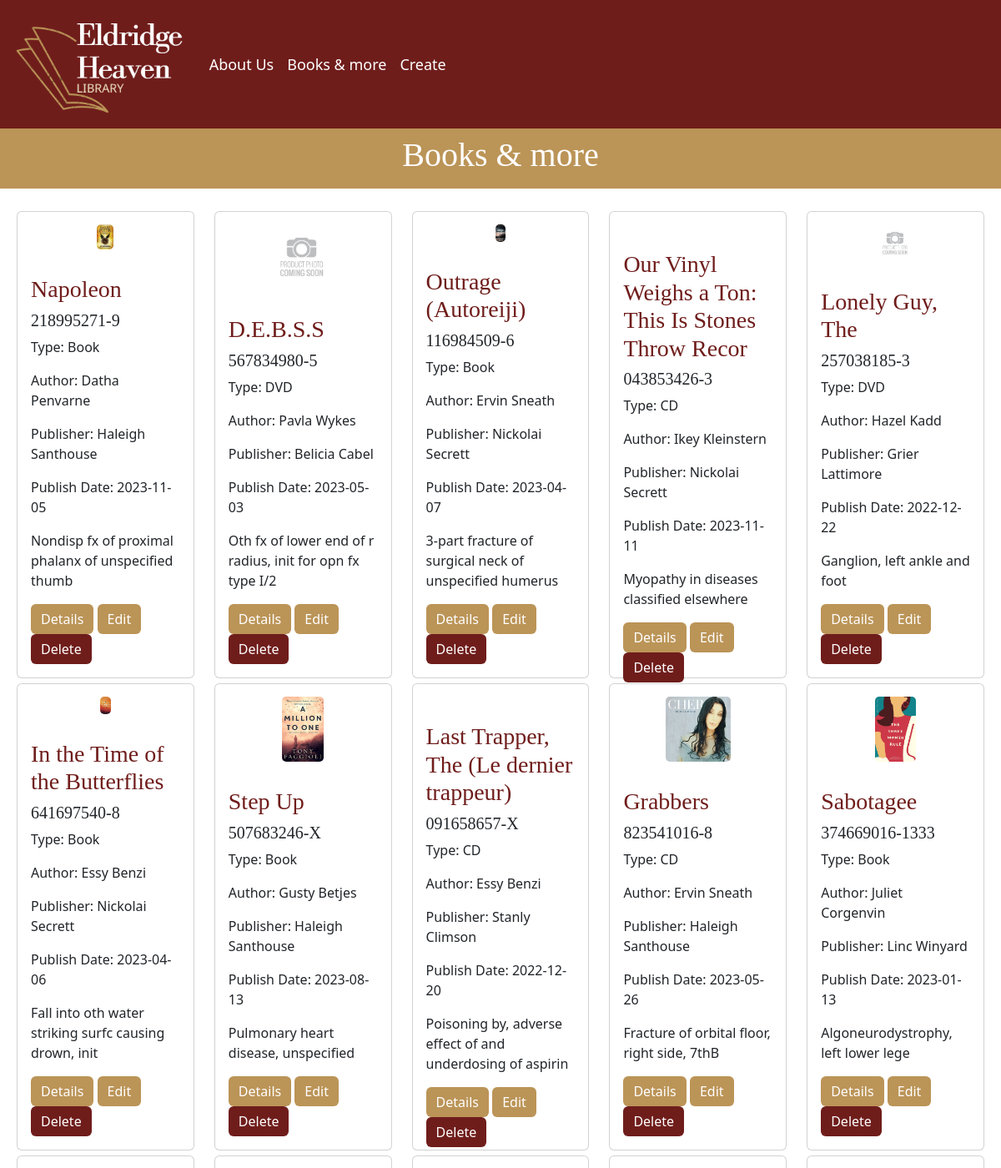
The page /stock.php (upper part) on the database its author committed.
### tables this page shows
CREATE TABLE `stock` (
  `id_stock` int(11) NOT NULL,
  `title` varchar(50) NOT NULL,
  `img` varchar(50) DEFAULT NULL,
  `isbn` varchar(50) NOT NULL,
  `description` varchar(265) DEFAULT NULL,
  `fk_type` int(11) NOT NULL,
  `fk_author` int(11) NOT NULL,
  `fk_publisher` int(11) NOT NULL,
  `publish_date` date NOT NULL
);

CREATE TABLE `type` (
  `id_type` int(11) NOT NULL,
  `type` varchar(50) DEFAULT NULL
);

CREATE TABLE `author` (
  `id_author` int(11) NOT NULL,
  `first_name` varchar(50) DEFAULT NULL,
  `last_name` varchar(50) DEFAULT NULL
);

CREATE TABLE `publisher` (
  `id_publisher` int(11) NOT NULL,
  `first_name` varchar(50) DEFAULT NULL,
  `last_name` varchar(50) DEFAULT NULL,
  `address` varchar(50) DEFAULT NULL,
  `city` varchar(50) DEFAULT NULL
);

### stock.php (the view, shortened to what this page needs)
<?php
    require_once 'components/db_connect.php';
    $sql = "SELECT stock.*,
                    type.type AS typeName,
                    author.first_name AS authorFirstName,
                    author.last_name AS authorLastName,
                    publisher.first_name AS publisherFirstName,
                    publisher.last_name AS publisherLastName
            FROM `stock`
            INNER JOIN `type` ON stock.fk_type = type.id_type
            INNER JOIN `author` ON stock.fk_author = author.id_author
            INNER JOIN `publisher` ON stock.fk_publisher = publisher.id_publisher";
    $result = mysqli_query($conn, $sql);
    $cards = "";
    if(mysqli_num_rows($result) > 0) {
        while($row = mysqli_fetch_assoc($result)) {
            $cards .= "
            <div>
                <div class='card'>
                    <div id='img'>
                        <img src='assets/$row[img]' class='card-img' alt=''>
                    </div>
                    <div class='card-body'>
                        <h3>$row[title]</h3>
                        <h5>$row[isbn]</h5>
                        <p class='card-text'>Type: {$row["typeName"]}</p>
                        <p class='card-text'>Author: {$row["authorFirstName"]} {$row["authorLastName"]}</p>
                        <p class='card-text'>Publisher: {$row["publisherFirstName"]} {$row["publisherLastName"]}</p>
                        <p class='card-text'>Publish Date: $row[publish_date]</p>
                        <p class='card-text'>$row[description]</p>
                        <a href='details.php?id=$row[id_stock]' class='btn btn-primary'>Details</a>
                        <a href='update.php?id=$row[id_stock]' class='btn btn-warning'>Edit</a>
                        <a href='delete.php?id=$row[id_stock]' class='btn btn-danger delete'>Delete</a>
                    </div>
                </div>
            </div>
            ";
        }
    } else {
        $cards = "no data found";
    }
?>
<!DOCTYPE html>
<html lang="en">
<head>
    <link href="https://cdn.jsdelivr.net/npm/bootstrap@5.3.2/dist/css/bootstrap.min.css" rel="stylesheet">
    <link rel="stylesheet" href="CSS/style.css">
</head>
<body>
    <?php require_once 'components/navbar.php'; ?>
    <div class='stock'>
        <div class='headline'>
            <h1>Books & more</h1>
        </div>
        <div class='row row-cols-xl-5 row-cols-lg-4 row-cols-md-2 row-cols-sm-2 row-cols-xs-1' id='result'>
            <?= $cards ?>
        </div>
    </div>
</body>
</html>

### CSS/style.css (style rules this page uses)
.headline { display: flex; justify-content: center; align-items: center; padding: 1vh; width: 100%; background-color: #BB9457; }
h3 { font-family: 'Source Serif 4', serif; color: #6F1D1B; }
h5 { font-family: 'Source Serif 4', serif; }
.headline h1 { font-family: 'Source Serif 4', serif; color: white; }
.stock { display: flex; justify-content: center; align-items: center; flex-direction: column; }
.stock .row { margin: 3vh 1vh; display: flex; flex-wrap: wrap; justify-content: space-between; }
.stock .card { height: 70vh; margin: 3px 0; }
.stock .row .card #img { padding: 15px; display: flex; justify-content: center; align-items: center; height: 40vh; overflow: hidden; width: 100%; }
.stock .row .card #img .card-img { height: 100%; object-fit: contain; width: auto; }
.stock .row .card .card-body .btn { background-color: #BB9457; border: none; color: white; }
.stock .row .card .card-body .delete { background-color: #6F1D1B; border: none; color: white; }

### rows shown on the page
stock: img (picture), title "Napoleon", isbn "218995271-9", fk_type.type "Book", fk_author.first_name "Datha", fk_author.last_name "Penvarne", fk_publisher.first_name "Haleigh", fk_publisher.last_name "Santhouse", publish_date "2023-11-05", description "Nondisp fx of proximal phalanx of unspecified thumb"
stock: img (picture), title "D.E.B.S.S", isbn "567834980-5", fk_type.type "DVD", fk_author.first_name "Pavla", fk_author.last_name "Wykes", fk_publisher.first_name "Belicia", fk_publisher.last_name "Cabel", publish_date "2023-05-03", description "Oth fx of lower end of r radius, init for opn fx type I/2"
stock: img (picture), title "Outrage (Autoreiji)", isbn "116984509-6", fk_type.type "Book", fk_author.first_name "Ervin", fk_author.last_name "Sneath", fk_publisher.first_name "Nickolai", fk_publisher.last_name "Secrett", publish_date "2023-04-07", description "3-part fracture of surgical neck of unspecified humerus"
stock: title "Our Vinyl Weighs a Ton: This Is Stones Throw Recor", isbn "043853426-3", fk_type.type "CD", fk_author.first_name "Ikey", fk_author.last_name "Kleinstern", fk_publisher.first_name "Nickolai", fk_publisher.last_name "Secrett", publish_date "2023-11-11", description "Myopathy in diseases classified elsewhere"
stock: img (picture), title "Lonely Guy, The", isbn "257038185-3", fk_type.type "DVD", fk_author.first_name "Hazel", fk_author.last_name "Kadd", fk_publisher.first_name "Grier", fk_publisher.last_name "Lattimore", publish_date "2022-12-22", description "Ganglion, left ankle and foot"
stock: img (picture), title "In the Time of the Butterflies", isbn "641697540-8", fk_type.type "Book", fk_author.first_name "Essy", fk_author.last_name "Benzi", fk_publisher.first_name "Nickolai", fk_publisher.last_name "Secrett", publish_date "2023-04-06", description "Fall into oth water striking surfc causing drown, init"
stock: img (picture), title "Step Up", isbn "507683246-X", fk_type.type "Book", fk_author.first_name "Gusty", fk_author.last_name "Betjes", fk_publisher.first_name "Haleigh", fk_publisher.last_name "Santhouse", publish_date "2023-08-13", description "Pulmonary heart disease, unspecified"
stock: title "Last Trapper, The (Le dernier trappeur)", isbn "091658657-X", fk_type.type "CD", fk_author.first_name "Essy", fk_author.last_name "Benzi", fk_publisher.first_name "Stanly", fk_publisher.last_name "Climson", publish_date "2022-12-20", description "Poisoning by, adverse effect of and underdosing of aspirin"
stock: img (picture), title "Grabbers", isbn "823541016-8", fk_type.type "CD", fk_author.first_name "Ervin", fk_author.last_name "Sneath", fk_publisher.first_name "Haleigh", fk_publisher.last_name "Santhouse", publish_date "2023-05-26", description "Fracture of orbital floor, right side, 7thB"
stock: img (picture), title "Sabotagee", isbn "374669016-1333", fk_type.type "Book", fk_author.first_name "Juliet", fk_author.last_name "Corgenvin", fk_publisher.first_name "Linc", fk_publisher.last_name "Winyard", publish_date "2023-01-13", description "Algoneurodystrophy, left lower lege"
